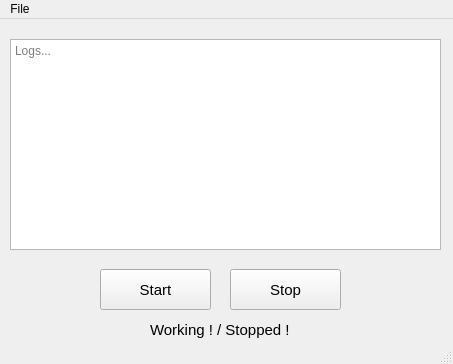
<?xml version="1.0" encoding="UTF-8"?>
<ui version="4.0">
 <class>MainWindow</class>
 <widget class="QMainWindow" name="MainWindow">
  <property name="geometry">
   <rect>
    <x>0</x>
    <y>0</y>
    <width>453</width>
    <height>364</height>
   </rect>
  </property>
  <property name="windowTitle">
   <string>TwitterReplyGUI</string>
  </property>
  <widget class="QWidget" name="centralwidget">
   <widget class="QTextEdit" name="textEdit">
    <property name="geometry">
     <rect>
      <x>10</x>
      <y>20</y>
      <width>431</width>
      <height>211</height>
     </rect>
    </property>
    <property name="html">
     <string>&lt;!DOCTYPE HTML PUBLIC &quot;-//W3C//DTD HTML 4.0//EN&quot; &quot;http://www.w3.org/TR/REC-html40/strict.dtd&quot;&gt;
&lt;html&gt;&lt;head&gt;&lt;meta name=&quot;qrichtext&quot; content=&quot;1&quot; /&gt;&lt;style type=&quot;text/css&quot;&gt;
p, li { white-space: pre-wrap; }
&lt;/style&gt;&lt;/head&gt;&lt;body style=&quot; font-family:'MS Shell Dlg 2'; font-size:8.25pt; font-weight:400; font-style:normal;&quot;&gt;
&lt;p style=&quot;-qt-paragraph-type:empty; margin-top:0px; margin-bottom:0px; margin-left:0px; margin-right:0px; -qt-block-indent:0; text-indent:0px;&quot;&gt;&lt;br /&gt;&lt;/p&gt;&lt;/body&gt;&lt;/html&gt;</string>
    </property>
    <property name="placeholderText">
     <string>Logs...</string>
    </property>
   </widget>
   <widget class="QPushButton" name="pushButton">
    <property name="geometry">
     <rect>
      <x>100</x>
      <y>250</y>
      <width>111</width>
      <height>41</height>
     </rect>
    </property>
    <property name="font">
     <font>
      <pointsize>11</pointsize>
     </font>
    </property>
    <property name="text">
     <string>Start</string>
    </property>
   </widget>
   <widget class="QPushButton" name="pushButton_2">
    <property name="geometry">
     <rect>
      <x>230</x>
      <y>250</y>
      <width>111</width>
      <height>41</height>
     </rect>
    </property>
    <property name="font">
     <font>
      <pointsize>11</pointsize>
     </font>
    </property>
    <property name="text">
     <string>Stop</string>
    </property>
   </widget>
   <widget class="QLabel" name="label">
    <property name="geometry">
     <rect>
      <x>150</x>
      <y>300</y>
      <width>141</width>
      <height>21</height>
     </rect>
    </property>
    <property name="font">
     <font>
      <pointsize>11</pointsize>
     </font>
    </property>
    <property name="text">
     <string>Working ! / Stopped !</string>
    </property>
   </widget>
  </widget>
  <widget class="QMenuBar" name="menubar">
   <property name="geometry">
    <rect>
     <x>0</x>
     <y>0</y>
     <width>453</width>
     <height>21</height>
    </rect>
   </property>
   <widget class="QMenu" name="menuFile">
    <property name="title">
     <string>File</string>
    </property>
    <addaction name="actionAccount"/>
    <addaction name="actionSettings"/>
   </widget>
   <addaction name="menuFile"/>
  </widget>
  <widget class="QStatusBar" name="statusbar"/>
  <action name="actionSettings">
   <property name="text">
    <string>Settings</string>
   </property>
  </action>
  <action name="actionAccount">
   <property name="text">
    <string>Account</string>
   </property>
  </action>
 </widget>
 <resources/>
 <connections/>
</ui>
